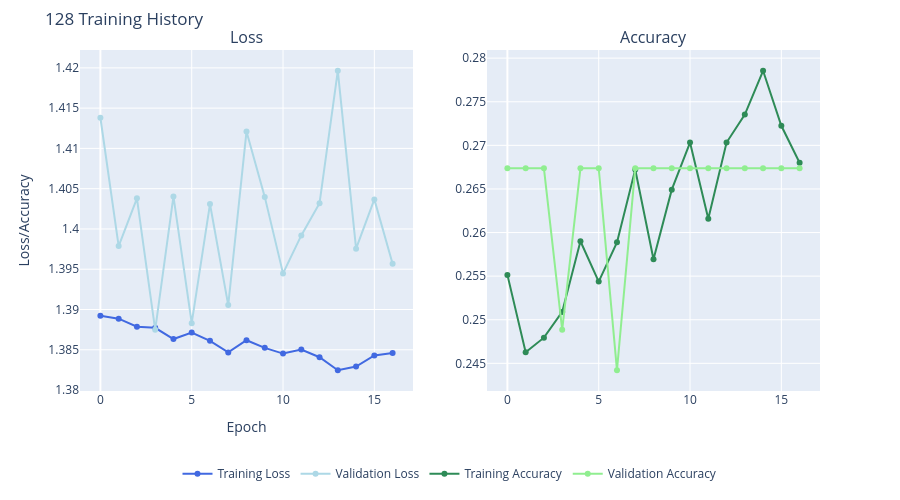
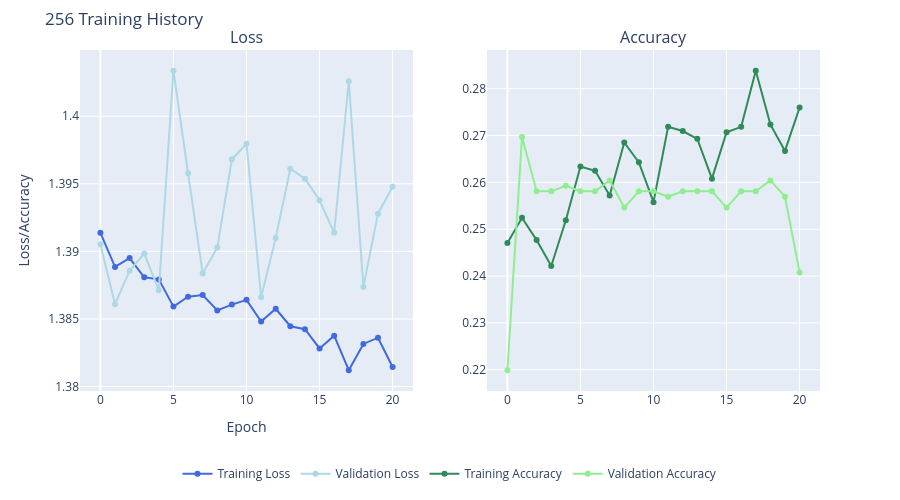
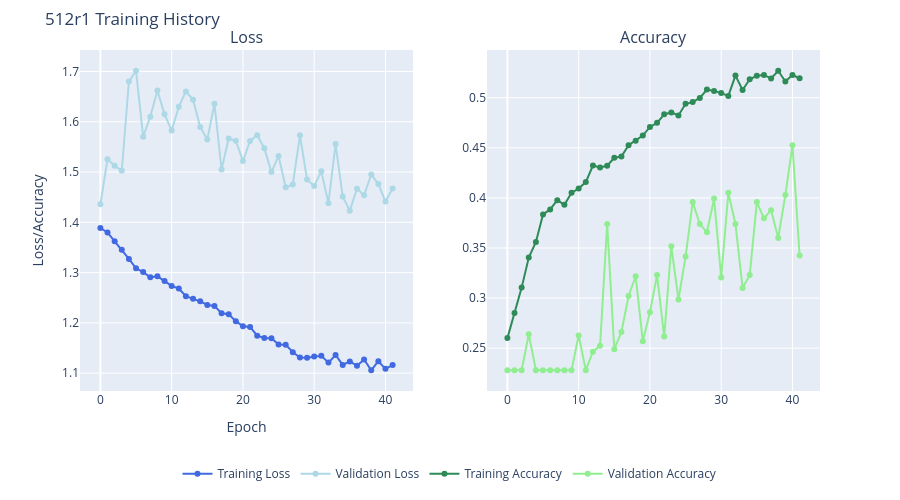
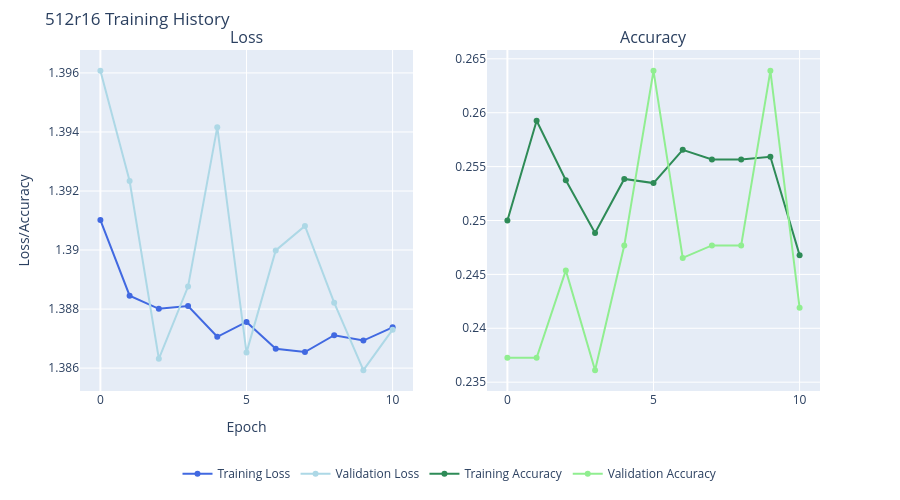

Notebook code cell kept with these figures, in order:
### Code cell
# pass128_plot = plot_training(pass_hist128.history)
print([pass_class['alg'].name for pass_class in pass_classifiers])
[plot_training(model['history'].history, name = model['alg'].name + ' ').show() for model in pass_classifiers]
# for plot in pass_plots:
#     plot.show()

### Figure 1 — Plotly figure (JSON) as saved in the notebook; plotly's stock layout.template omitted (floating-point values rounded to 4 significant figures)
{"data": [{"line": {"color": "royalblue"}, "mode": "lines+markers", "name": "Training Loss", "type": "scatter", "x": [0, 1, 2, 3, 4, 5, 6, 7, 8, 9, 10, 11, 12, 13, 14, 15, 16], "xaxis": "x", "y": [1.389, 1.389, 1.388, 1.388, 1.386, 1.387, 1.386, 1.385, 1.386, 1.385, 1.385, 1.385, 1.384, 1.382, 1.383, 1.384, 1.385], "yaxis": "y"}, {"line": {"color": "lightblue"}, "mode": "lines+markers", "name": "Validation Loss", "type": "scatter", "x": [0, 1, 2, 3, 4, 5, 6, 7, 8, 9, 10, 11, 12, 13, 14, 15, 16], "xaxis": "x", "y": [1.414, 1.398, 1.404, 1.387, 1.404, 1.388, 1.403, 1.391, 1.412, 1.404, 1.394, 1.399, 1.403, 1.42, 1.398, 1.404, 1.396], "yaxis": "y"}, {"line": {"color": "seagreen"}, "mode": "lines+markers", "name": "Training Accuracy", "type": "scatter", "x": [0, 1, 2, 3, 4, 5, 6, 7, 8, 9, 10, 11, 12, 13, 14, 15, 16], "xaxis": "x2", "y": [0.2551, 0.2463, 0.2479, 0.2509, 0.259, 0.2544, 0.2589, 0.2672, 0.2569, 0.2649, 0.2703, 0.2616, 0.2703, 0.2735, 0.2785, 0.2722, 0.268], "yaxis": "y2"}, {"line": {"color": "lightgreen"}, "mode": "lines+markers", "name": "Validation Accuracy", "type": "scatter", "x": [0, 1, 2, 3, 4, 5, 6, 7, 8, 9, 10, 11, 12, 13, 14, 15, 16], "xaxis": "x2", "y": [0.2674, 0.2674, 0.2674, 0.2488, 0.2674, 0.2674, 0.2442, 0.2674, 0.2674, 0.2674, 0.2674, 0.2674, 0.2674, 0.2674, 0.2674, 0.2674, 0.2674], "yaxis": "y2"}], "layout": {"annotations": [{"font": {"size": 16}, "showarrow": false, "text": "Loss", "x": 0.225, "xanchor": "center", "xref": "paper", "y": 1, "yanchor": "bottom", "yref": "paper"}, {"font": {"size": 16}, "showarrow": false, "text": "Accuracy", "x": 0.775, "xanchor": "center", "xref": "paper", "y": 1, "yanchor": "bottom", "yref": "paper"}], "height": 500, "legend": {"orientation": "h", "x": 0.5, "xanchor": "center", "y": -0.2}, "margin": {"b": 100, "t": 50}, "title": {"text": "128 Training History"}, "width": 900, "xaxis": {"anchor": "y", "domain": [0, 0.45], "title": {"text": "Epoch"}}, "xaxis2": {"anchor": "y2", "domain": [0.55, 1]}, "yaxis": {"anchor": "x", "domain": [0, 1], "title": {"text": "Loss/Accuracy"}}, "yaxis2": {"anchor": "x2", "domain": [0, 1]}}}

### Figure 2 — Plotly figure (JSON) as saved in the notebook; plotly's stock layout.template omitted (floating-point values rounded to 4 significant figures)
{"data": [{"line": {"color": "royalblue"}, "mode": "lines+markers", "name": "Training Loss", "type": "scatter", "x": [0, 1, 2, 3, 4, 5, 6, 7, 8, 9, 10, 11, 12, 13, 14, 15, 16, 17, 18, 19, 20], "xaxis": "x", "y": [1.391, 1.389, 1.39, 1.388, 1.388, 1.386, 1.387, 1.387, 1.386, 1.386, 1.386, 1.385, 1.386, 1.384, 1.384, 1.383, 1.384, 1.381, 1.383, 1.384, 1.381], "yaxis": "y"}, {"line": {"color": "lightblue"}, "mode": "lines+markers", "name": "Validation Loss", "type": "scatter", "x": [0, 1, 2, 3, 4, 5, 6, 7, 8, 9, 10, 11, 12, 13, 14, 15, 16, 17, 18, 19, 20], "xaxis": "x", "y": [1.391, 1.386, 1.389, 1.39, 1.387, 1.403, 1.396, 1.388, 1.39, 1.397, 1.398, 1.387, 1.391, 1.396, 1.395, 1.394, 1.391, 1.403, 1.387, 1.393, 1.395], "yaxis": "y"}, {"line": {"color": "seagreen"}, "mode": "lines+markers", "name": "Training Accuracy", "type": "scatter", "x": [0, 1, 2, 3, 4, 5, 6, 7, 8, 9, 10, 11, 12, 13, 14, 15, 16, 17, 18, 19, 20], "xaxis": "x2", "y": [0.247, 0.2524, 0.2477, 0.2422, 0.2519, 0.2634, 0.2625, 0.2572, 0.2685, 0.2643, 0.2558, 0.2719, 0.271, 0.2693, 0.2608, 0.2707, 0.2719, 0.2838, 0.2724, 0.2667, 0.276], "yaxis": "y2"}, {"line": {"color": "lightgreen"}, "mode": "lines+markers", "name": "Validation Accuracy", "type": "scatter", "x": [0, 1, 2, 3, 4, 5, 6, 7, 8, 9, 10, 11, 12, 13, 14, 15, 16, 17, 18, 19, 20], "xaxis": "x2", "y": [0.2199, 0.2697, 0.2581, 0.2581, 0.2593, 0.2581, 0.2581, 0.2604, 0.2546, 0.2581, 0.2581, 0.2569, 0.2581, 0.2581, 0.2581, 0.2546, 0.2581, 0.2581, 0.2604, 0.2569, 0.2407], "yaxis": "y2"}], "layout": {"annotations": [{"font": {"size": 16}, "showarrow": false, "text": "Loss", "x": 0.225, "xanchor": "center", "xref": "paper", "y": 1, "yanchor": "bottom", "yref": "paper"}, {"font": {"size": 16}, "showarrow": false, "text": "Accuracy", "x": 0.775, "xanchor": "center", "xref": "paper", "y": 1, "yanchor": "bottom", "yref": "paper"}], "height": 500, "legend": {"orientation": "h", "x": 0.5, "xanchor": "center", "y": -0.2}, "margin": {"b": 100, "t": 50}, "title": {"text": "256 Training History"}, "width": 900, "xaxis": {"anchor": "y", "domain": [0, 0.45], "title": {"text": "Epoch"}}, "xaxis2": {"anchor": "y2", "domain": [0.55, 1]}, "yaxis": {"anchor": "x", "domain": [0, 1], "title": {"text": "Loss/Accuracy"}}, "yaxis2": {"anchor": "x2", "domain": [0, 1]}}}

### Figure 3 — Plotly figure (JSON) as saved in the notebook; plotly's stock layout.template omitted (floating-point values rounded to 4 significant figures)
{"data": [{"line": {"color": "royalblue"}, "mode": "lines+markers", "name": "Training Loss", "type": "scatter", "x": [0, 1, 2, 3, 4, 5, 6, 7, 8, 9, 10, 11, 12, 13, 14, 15, 16, 17, 18, 19, 20, 21, 22, 23, 24, 25, 26, 27, 28, 29, 30, 31, 32, 33, 34, 35, 36, 37, 38, 39, 40, 41], "xaxis": "x", "y": [1.389, 1.38, 1.362, 1.345, 1.327, 1.309, 1.301, 1.291, 1.293, 1.283, 1.274, 1.268, 1.253, 1.248, 1.243, 1.236, 1.234, 1.219, 1.217, 1.203, 1.193, 1.192, 1.174, 1.17, 1.169, 1.157, 1.157, 1.142, 1.131, 1.131, 1.133, 1.134, 1.121, 1.136, 1.116, 1.123, 1.115, 1.127, 1.106, 1.124, 1.109, 1.116], "yaxis": "y"}, {"line": {"color": "lightblue"}, "mode": "lines+markers", "name": "Validation Loss", "type": "scatter", "x": [0, 1, 2, 3, 4, 5, 6, 7, 8, 9, 10, 11, 12, 13, 14, 15, 16, 17, 18, 19, 20, 21, 22, 23, 24, 25, 26, 27, 28, 29, 30, 31, 32, 33, 34, 35, 36, 37, 38, 39, 40, 41], "xaxis": "x", "y": [1.436, 1.526, 1.512, 1.503, 1.68, 1.701, 1.57, 1.61, 1.662, 1.615, 1.582, 1.63, 1.66, 1.644, 1.59, 1.564, 1.636, 1.505, 1.567, 1.562, 1.522, 1.562, 1.573, 1.547, 1.5, 1.532, 1.47, 1.475, 1.573, 1.485, 1.472, 1.501, 1.438, 1.556, 1.451, 1.423, 1.467, 1.454, 1.495, 1.476, 1.441, 1.467], "yaxis": "y"}, {"line": {"color": "seagreen"}, "mode": "lines+markers", "name": "Training Accuracy", "type": "scatter", "x": [0, 1, 2, 3, 4, 5, 6, 7, 8, 9, 10, 11, 12, 13, 14, 15, 16, 17, 18, 19, 20, 21, 22, 23, 24, 25, 26, 27, 28, 29, 30, 31, 32, 33, 34, 35, 36, 37, 38, 39, 40, 41], "xaxis": "x2", "y": [0.26, 0.2851, 0.3104, 0.3404, 0.356, 0.3835, 0.3885, 0.3978, 0.3931, 0.4051, 0.4093, 0.4158, 0.4324, 0.4304, 0.4321, 0.4401, 0.4414, 0.4527, 0.457, 0.4622, 0.4708, 0.4749, 0.4834, 0.4853, 0.4823, 0.494, 0.4956, 0.4997, 0.5081, 0.5068, 0.5046, 0.5018, 0.5221, 0.5077, 0.5184, 0.5219, 0.5228, 0.5192, 0.5269, 0.5162, 0.5226, 0.5194], "yaxis": "y2"}, {"line": {"color": "lightgreen"}, "mode": "lines+markers", "name": "Validation Accuracy", "type": "scatter", "x": [0, 1, 2, 3, 4, 5, 6, 7, 8, 9, 10, 11, 12, 13, 14, 15, 16, 17, 18, 19, 20, 21, 22, 23, 24, 25, 26, 27, 28, 29, 30, 31, 32, 33, 34, 35, 36, 37, 38, 39, 40, 41], "xaxis": "x2", "y": [0.228, 0.228, 0.228, 0.2639, 0.228, 0.228, 0.228, 0.228, 0.228, 0.228, 0.2627, 0.228, 0.2465, 0.2523, 0.3738, 0.2488, 0.2662, 0.3021, 0.3218, 0.2569, 0.2859, 0.3229, 0.2616, 0.3519, 0.2986, 0.3414, 0.3958, 0.3738, 0.3657, 0.3993, 0.3206, 0.4051, 0.3738, 0.3102, 0.3229, 0.3958, 0.3796, 0.3877, 0.36, 0.4028, 0.4525, 0.3426], "yaxis": "y2"}], "layout": {"annotations": [{"font": {"size": 16}, "showarrow": false, "text": "Loss", "x": 0.225, "xanchor": "center", "xref": "paper", "y": 1, "yanchor": "bottom", "yref": "paper"}, {"font": {"size": 16}, "showarrow": false, "text": "Accuracy", "x": 0.775, "xanchor": "center", "xref": "paper", "y": 1, "yanchor": "bottom", "yref": "paper"}], "height": 500, "legend": {"orientation": "h", "x": 0.5, "xanchor": "center", "y": -0.2}, "margin": {"b": 100, "t": 50}, "title": {"text": "512r1 Training History"}, "width": 900, "xaxis": {"anchor": "y", "domain": [0, 0.45], "title": {"text": "Epoch"}}, "xaxis2": {"anchor": "y2", "domain": [0.55, 1]}, "yaxis": {"anchor": "x", "domain": [0, 1], "title": {"text": "Loss/Accuracy"}}, "yaxis2": {"anchor": "x2", "domain": [0, 1]}}}

### Figure 4 — Plotly figure (JSON) as saved in the notebook; plotly's stock layout.template omitted (floating-point values rounded to 4 significant figures)
{"data": [{"line": {"color": "royalblue"}, "mode": "lines+markers", "name": "Training Loss", "type": "scatter", "x": [0, 1, 2, 3, 4, 5, 6, 7, 8, 9, 10], "xaxis": "x", "y": [1.391, 1.388, 1.388, 1.388, 1.387, 1.388, 1.387, 1.387, 1.387, 1.387, 1.387], "yaxis": "y"}, {"line": {"color": "lightblue"}, "mode": "lines+markers", "name": "Validation Loss", "type": "scatter", "x": [0, 1, 2, 3, 4, 5, 6, 7, 8, 9, 10], "xaxis": "x", "y": [1.396, 1.392, 1.386, 1.389, 1.394, 1.387, 1.39, 1.391, 1.388, 1.386, 1.387], "yaxis": "y"}, {"line": {"color": "seagreen"}, "mode": "lines+markers", "name": "Training Accuracy", "type": "scatter", "x": [0, 1, 2, 3, 4, 5, 6, 7, 8, 9, 10], "xaxis": "x2", "y": [0.25, 0.2593, 0.2537, 0.2488, 0.2539, 0.2535, 0.2566, 0.2557, 0.2557, 0.2559, 0.2468], "yaxis": "y2"}, {"line": {"color": "lightgreen"}, "mode": "lines+markers", "name": "Validation Accuracy", "type": "scatter", "x": [0, 1, 2, 3, 4, 5, 6, 7, 8, 9, 10], "xaxis": "x2", "y": [0.2373, 0.2373, 0.2454, 0.2361, 0.2477, 0.2639, 0.2465, 0.2477, 0.2477, 0.2639, 0.2419], "yaxis": "y2"}], "layout": {"annotations": [{"font": {"size": 16}, "showarrow": false, "text": "Loss", "x": 0.225, "xanchor": "center", "xref": "paper", "y": 1, "yanchor": "bottom", "yref": "paper"}, {"font": {"size": 16}, "showarrow": false, "text": "Accuracy", "x": 0.775, "xanchor": "center", "xref": "paper", "y": 1, "yanchor": "bottom", "yref": "paper"}], "height": 500, "legend": {"orientation": "h", "x": 0.5, "xanchor": "center", "y": -0.2}, "margin": {"b": 100, "t": 50}, "title": {"text": "512r16 Training History"}, "width": 900, "xaxis": {"anchor": "y", "domain": [0, 0.45], "title": {"text": "Epoch"}}, "xaxis2": {"anchor": "y2", "domain": [0.55, 1]}, "yaxis": {"anchor": "x", "domain": [0, 1], "title": {"text": "Loss/Accuracy"}}, "yaxis2": {"anchor": "x2", "domain": [0, 1]}}}
